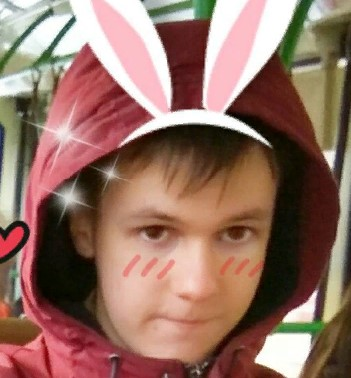
#> input picture Screenshot.jpg, 351 x 378 px
$ jupyter execute recovery_image.ipynb
#> lines starting #> are read from the running program, lines starting #| are printed output that depends on the picture
Одна из самых популярных постановок, является задача о поиске наилучшего приближения заданной матрицы матрицей малого ранга:

$$
\begin{align*}
& \min_{X} rk(X) \\
& X_{i,j} = Y_{i,j}, \quad (i,j) \in E\\
\end{align*}
$$
Как известно, в общем случае эта задача является NP-трудной.

Для того, чтобы обойти это припятствие ранк матрицы аппроксимируется той или иной выпуклой функцией от матрицы $X$.

Опять же стандартным выбором является переход к постановке задачи с использованием 1-й нормы Шаттена (она же trace norm).

$\textbf{RegMC problem}$

$$
\begin{align*}
& \min_{X}\|X \|_* \\
& X_{i,j} = Y_{i,j}, \quad (i,j) \in E\\
\end{align*}
$$

Здесь $X_* = \sum \sigma_i(X)$.

1) Найдем аналитическую запись для градиента сглаженной версии целевого функционала. Для этого найдем двойственную функцию для trace norm:
$$
f^{*}(Y) = \sup_{X} <X,Y>_{F} - ||X||_{tr}
$$
Докажем следующее неравенство:
$$
<X,Y>_* \leq ||X||_{tr}\cdot||Y||_2
$$
Чтобы это сделать воспользуемся следующим фактом, что $\forall (i,j) \ |A_{i,j}|\leq||A||_2$
Тогда, используя SVD разложение $X = VDW$ и свойста следа, получим:
$$
\langle X,Y\rangle=\text{Tr}(Y^TX)=\text{Tr}(Y^TVDW)=\text{Tr}(WY^TV\,D)=\text{Tr}((VYW)^T\,D)\\=\sum_{k=1}^M\sum_{j=1}^N(VYW)^T_{kj}D_{jk}=\sum_{k=1}^{\min{M,N}}(VYW)^T_{kk}\,\sigma_k(X)\leq\|VYW\|_2\,\sum_{k=1}^{\min{M,N}}\sigma_k(X)\\
=\|VYW\|_2\,\|X\|_{tr}=\|Y\|_2\,\|X\|_{\rm tr}.
$$
В соотвествии с этим фактом, получим:
$$
f^{*}(Y) = \sup_{X} <X,Y>_{F} - ||X||_{tr} \leq \sup_{X} ||X||_{tr}\cdot||Y||_2 - ||X||_{tr} = \sup_{X} (1 - ||Y||_2)\cdot||X||_{tr}
$$
Так как $||X||_{tr} \geq 0$, то:
$$
\begin{equation*}
f^{*}(Y) =
 \begin{cases}
 0 & ||Y||_2 \leq 1 \\
 \infty & else
 \end{cases}
\end{equation*}
$$
Докажем, что данный супремум достижим. В случае, если $||Y||_2 \leq 1$, то коректность очевидна, так как можно взять нулевую матрицу и получить 0. В случае, если $||Y||_2 \geq 1$, то возьмем X, у которого первое сингулярное число равно $\alpha \cdot \sigma_{y}$. Тогда $\sup_{X} <X,Y>_{F} - ||X||_{tr} = \sup_{\alpha} \alpha \cdot \sigma_{y}^2 - \alpha \cdot \sigma_{y} = \infty$ (если устремить $\alpha$ к бесконечтности).<p>
Используем полученный результат, для построения сглаженной целевой функции.<p>
Согласно описанию, сглаженная функция имеет следующий вид:
$$
f_{\mu}(x) = max_{u} {<Ax,u> - \phi(u) - \mu \cdot \ d(u)}
$$
В качестве $\phi(u)$ возьмем полученную двойственную функцию, в качестве прокс функции, возьмем функцию из описания задачи.<p>
Тогда:
$$
f_{\mu}(x) = max_{y : \ ||y||_2 \leq 1} {<X,Y>_{F} - \mu/2||Y||_F^2}
$$
Согласно описанию, градиент такой функции:
$$
\nabla f_{\mu}(x) = argmax_{y : ||y||_2 \leq 1}{<X,Y>_{F} - \mu/2||Y||_F^2}
$$
Выдилим полный квадрат:
$$
<X,Y>_{F} - \mu/2||Y||_F^2 = <X,Y>_{F} - \mu/2||Y||_F^2 - 1/\mu \cdot <X,X>_{F} + 1/\mu \cdot <X,X>_F
$$
Тогда:
$$
max_{y} {<X,Y>_{F} - \mu/2||Y||_F^2 - 1/\mu \cdot <X,X>_{F} + 1/\mu \cdot <X,X>_F} = min_{y} {-<X,Y>_{F} + \mu/2||Y||_F^2 + 1/\mu \cdot <X,X>_{F} - 1/\mu \cdot <X,X>_F} = min_{y} ||1/\sqrt{\mu}X - \sqrt{\mu/2}Y||_F^2 - 1/\mu \cdot <X,X>_F =  min_{y} \mu/2 \cdot ||1/\mu X - Y||_F^2 - 1/\mu \cdot <X,X>_F
$$
Заметим, что только $||1/\mu X - Y||_F^2$ влияет на достижение минимума функции. А это слогаемое эквивалентно задаче минимизации матрицей наименьшего ранга. Можнно заметить, что минимум достижим тогда, когда Y сингулярное разложение совпадает. Но так как у нас стоит ограничение на спектральную норму, то сингулярное число выбирается как $min([\sigma_{x}/mu, 1])$. Используя такую матрицу, можно достигнуть минимума. Таким образом :
$$
\nabla f_{\mu}(x) = \sum_{i}{min([\sigma_{x,i}/mu, 1]) \cdot v_i u_i^T}
$$

2) Согласно полученненой сглаженной функции, построим быстрый градиентный спуск.
Для начала определим контанту липшца L.
Согласно теории и полученным расчетам, получаем:
$$
L = \frac{1}{(\mu)}
$$
Тогда:
$$
y_k = argmin_{y} {<\nabla f(x), y - x> + \frac{1}{2}\cdot L \cdot ||y-x||_F^2} \\
y_k = \frac{1}{\mu}\cdot X - \nabla f(x) \\
z_k = argmin_{x} {\frac{L}{\sigma}\cdot d(x) + \sum_{i=1}^{k}{\frac{i+1}{2} \cdot [f(x_i) + <\nabla f(x_i), x - x_i>]}} \\
z_k = -\mu \sum_{i=1}^{k}{\frac{i+1}{2} \cdot \nabla f(x_i)} \\
x_k = \frac{2}{k+3} \cdot z_k \frac{k+1}{k+3} \cdot y_k
$$

Для реализации полученной схемы импотрируем необходимые библеотеки и реализуем функции необходимые для работы метода и решение дальнейших задач.

[cell 1]
import numpy as np
from PIL import Image, ImageDraw
import matplotlib.pyplot as plt
from IPython.display import clear_output
from sklearn.datasets import fetch_lfw_people
from collections import defaultdict

Реализуем функцию, которая заполняет матрицу по указанным индексами определенными значениями.

[cell 2]
def fillNA(X, ind, y):
    X_copy = X.copy()
    X_copy = X_copy.reshape(-1)
    X_copy[ind] = y
    return X_copy.reshape(X.shape)

Реализуем функцию, которая "выбивает" пиксели из картинки. На вход берется картинка, и отношение выбитых пикселей. Функция будет возвращать индексы пикселей, которые не были выбиты, индексы пикслей, которые были выбиты и значение пиксилей, которые не были выбиты.

[cell 3]
def beat_img(img, p=0.8):
    A_copy = img.copy().reshape(-1)
    rnd = np.random.choice(list(range(A_copy.shape[0])), int((1-p)*A_copy.shape[0]), replace=False)
    del_ind = np.array(list(set(list(range(A_copy.shape[0]))) - set(rnd)))
    return rnd, A_copy[rnd], del_ind

Реализуем описанную схему.

[cell 4]
#градиент функции
def gradX(X, mu):
    #SVD разложение матрицы
    S, V, D = np.linalg.svd(X)
    h = lambda x, mu : x/mu if mu >=x else 1
    res = np.zeros(X.shape)
    #подсчет градиента
    for i in range(V.shape[0]):
        res += h(V[i],mu)*np.outer(S[:,i],D.T[:,i])
    return res
#минимизируемая функция
def fu(X, mu):
    #SVD разложение матрицы
    S, V, D = np.linalg.svd(X)
    h = lambda x, mu : x**2/mu/2 if mu >= x else x - mu/2
    res = 0
    #подсчет значения функции
    for i in range(V.shape[0]):
        res += h(V[i],mu)
    return res
#градиентный спуск
def fast_grad_des(X0, index_full, y, mu, e = 0.0001, max_iter = 1000):
    #иницилизация параметров
    X = X0.copy()
    k = 0
    acc_gradX = 0
    #реализация схемы
    while(True):
        new_grad = gradX(X, mu)
        f1 = fu(X, mu)
        acc_gradX = acc_gradX + (k+1)/2*new_grad
        y = 1/mu*X - new_grad
        z = -mu*acc_gradX
        X = 2/(k+3)*z + (k+1)/(k+3)*y
        X = fillNA(X, index_full, y_true)
        f2 = fu(X, mu)
        #критерий остановы
        if (abs(f1 - f2) < e):
            return X, k
        grad = new_grad
        k += 1
        if(k >= max_iter):
            print('Достигнуто максимальное количество итераций')
            print('GD',abs(f1 - f2))
            return X, k

Проверим работаспособность описанной схемы. Для этого возьмем mu равное 1 и произвольную картинку (сделав ее черно-белой) и выбьем из нее 70% пикселей и постараемся востановить выбитые пиксили полученным методом.

[cell 5]
from IPython.display import clear_output
image = Image.open('Screenshot.jpg')
#> image is the input picture: PIL image 351x378 RGB; mean R, G, B 147.1, 111.6, 98.2
img = image.convert('L')
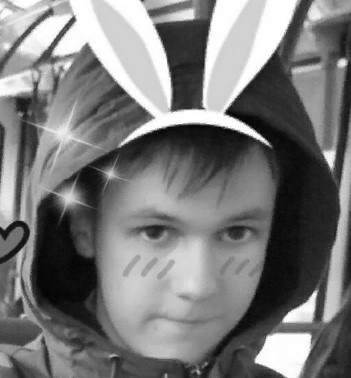
#> img: PIL image 351x378 L; min 1, max 255, mean 120.7
mu = 1
A = np.asarray(img, dtype=np.float32).copy()
A = 1/255 * A
index_full, y_true, index_del = beat_img(A, 0.7)
true_img = fillNA(np.zeros(A.shape), index_full, y_true)
#> in fillNA, `X_copy = X.copy()`: X_copy: shape (378, 351) float64; every value is 0
#> in fillNA, `return X_copy.reshape(X.shape)`:
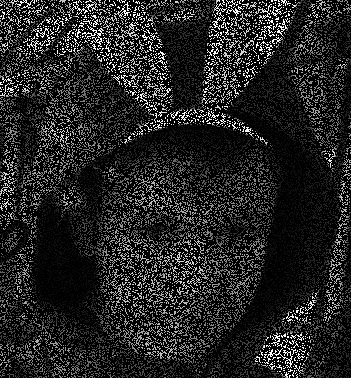
#> returned value: shape (378, 351) float64; min 0, max 1, mean 0.142
X = np.random.random(A.shape)
X = fillNA(X, index_full, y_true)
#> in fillNA (call 2), `X_copy = X.copy()`:
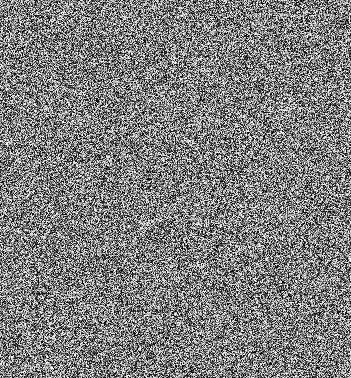
#> X_copy: shape (378, 351) float64; min 1.38e-05, max 1, mean 0.499
#> in fillNA (call 2), `return X_copy.reshape(X.shape)`:
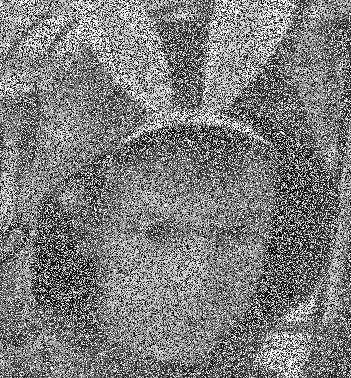
#> returned value: shape (378, 351) float64; min 1.38e-05, max 1, mean 0.491
X, k = fast_grad_des(X, index_full, y_true, mu)
#> the loop in fast_grad_des, `while(True):` made 63 passes
#> (f1, f2) on passes 1 to 12: (1662.8, 1108.2), (1108.2, 1137.1), (1137.1, 1113.6), (1113.6, 1061), (1061, 998.1), (998.1, 932.6), (932.6, 867.1), (867.1, 802.9), (802.9, 741.8), (741.8, 684.8), (684.8, 633.3), (633.3, 589)
#> pass 1, in gradX, `S, V, D = np.linalg.svd(X)`:
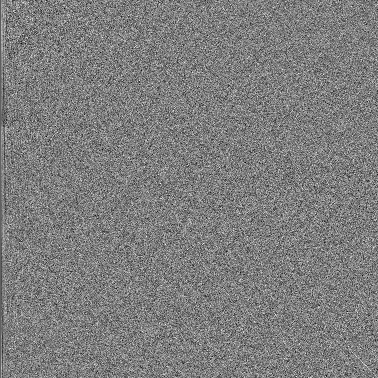
#> S: shape (378, 378) float64; min -0.217, max 0.222, mean -0.000156; drawn with min black and max white
#> pass 1, in gradX, `S, V, D = np.linalg.svd(X)`:
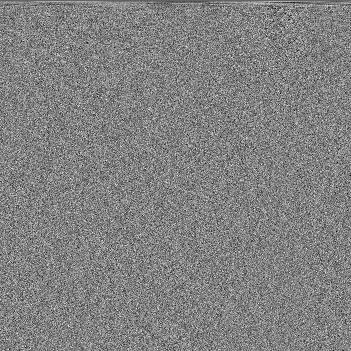
#> D: shape (351, 351) float64; min -0.236, max 0.226, mean -0.000156; drawn with min black and max white
#> pass 1, in fast_grad_des, `new_grad = gradX(X, mu)`:
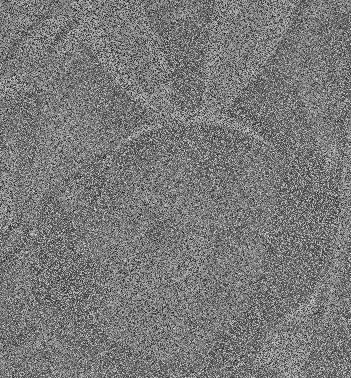
#> new_grad: shape (378, 351) float64; min -0.157, max 0.178, mean 0.00273; drawn with min black and max white
#> after the loop in fast_grad_des, `while(True):`:
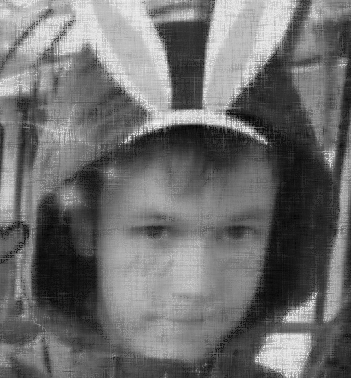
#> X: shape (378, 351) float64; min -0.0319, max 1.11, mean 0.463; drawn with min black and max white
#> after the loop in fast_grad_des, `while(True):`:
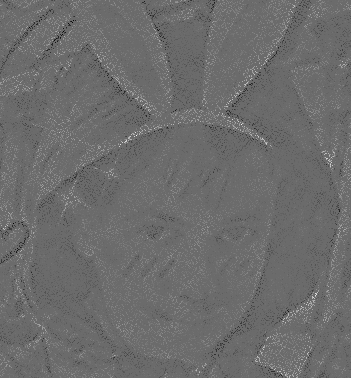
#> acc_gradX: shape (378, 351) float64; min -302.3, max 415.8, mean 2.7; drawn with min black and max white
#> after the loop in fast_grad_des, `while(True):`: k = 62
#> k = 62
plt.figure(figsize = (30,10))
#> (this line was passed over: IPython is not available in this run)
plt.subplot(1,3,1)
#> (this line was passed over: IPython is not available in this run)
plt.imshow(A, cmap = 'gray')
#> (this line was passed over: IPython is not available in this run)
plt.title('Исходная картинка')
#> (this line was passed over: IPython is not available in this run)
plt.subplot(1,3,2)
#> (this line was passed over: IPython is not available in this run)
plt.imshow(fillNA(A, index_del, 0), cmap = 'gray')
#> (this line was passed over: IPython is not available in this run)
plt.title('Битая картинка')
#> (this line was passed over: IPython is not available in this run)
plt.subplot(1,3,3)
plt.imshow(X, cmap = 'gray')
plt.title('Востановленная картинка')
